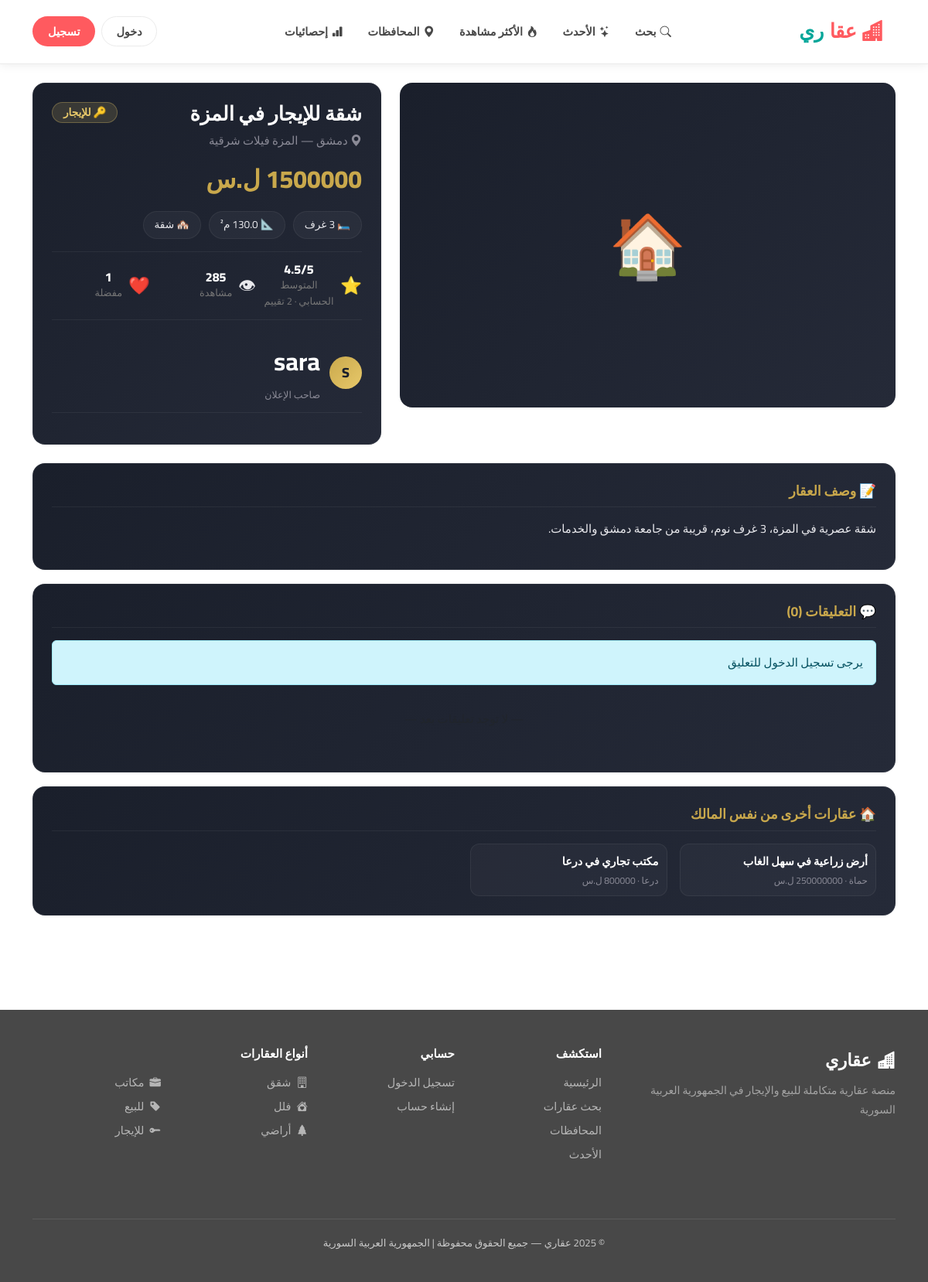
Page /property/2/ on the committed database.
### properties/models.py (models this page shows, shortened)
class Property(models.Model):
    PROPERTY_TYPES = [
        ('apartment', 'شقة'),
        ('villa',     'فيلا'),
        ('land',      'أرض'),
        ('office',    'مكتب'),
        ('shop',      'محل تجاري'),
        ('building',  'عمارة'),
    ]
    STATUS = [
        ('sale', 'للبيع'),
        ('rent', 'للإيجار'),
    ]
    AD_STATE = [
        ('draft',     'مسودة'),
        ('published', 'منشور'),
        ('archived',  'مؤرشف'),
    ]
    SYRIAN_GOVERNORATES = [
        ('دمشق',         'دمشق'),
        ('ريف دمشق',     'ريف دمشق'),
        ('حلب',          'حلب'),
        ('حمص',          'حمص'),
        ('حماة',         'حماة'),
        ('اللاذقية',     'اللاذقية'),
        ('طرطوس',        'طرطوس'),
        ('إدلب',         'إدلب'),
        ('درعا',         'درعا'),
        ('السويداء',     'السويداء'),
        ('القنيطرة',     'القنيطرة'),
        ('دير الزور',    'دير الزور'),
        ('الحسكة',       'الحسكة'),
        ('الرقة',        'الرقة'),
    ]
    owner         = models.ForeignKey(User, on_delete=models.CASCADE, related_name='owned_properties')
    title         = models.CharField(max_length=200)
    description   = models.TextField()
    price         = models.DecimalField(max_digits=12, decimal_places=2)
    city          = models.CharField(max_length=100, choices=SYRIAN_GOVERNORATES)
    address       = models.CharField(max_length=300)
    area          = models.FloatField()
    rooms         = models.IntegerField()
    property_type = models.CharField(max_length=50, choices=PROPERTY_TYPES)
    status        = models.CharField(max_length=10, choices=STATUS)
    image         = models.ImageField(upload_to='properties/', blank=True, null=True)
    is_active     = models.BooleanField(default=True)
    ad_state      = models.CharField(max_length=20, choices=AD_STATE, default='published')
    is_featured   = models.BooleanField(default=False)
    views_count   = models.IntegerField(default=0)
    created_at    = models.DateTimeField(auto_now_add=True)
    updated_at    = models.DateTimeField(auto_now=True)
    @property
    def avg_rating(self):
        ratings = self.rating_set.all()
        if not ratings:
            return 0
        return round(sum(r.score for r in ratings) / len(ratings), 1)
    @property
    def ratings_count(self):
        return self.rating_set.count()
    @property
    def favorites_count(self):
        return self.favorite_set.count()

class Rating(models.Model):
    user     = models.ForeignKey(User, on_delete=models.CASCADE)
    property = models.ForeignKey(Property, on_delete=models.CASCADE)
    score    = models.IntegerField(choices=[(i, i) for i in range(1, 6)])
    created_at = models.DateTimeField(auto_now_add=True)
    class Meta:
        unique_together = ('user', 'property')

### properties/views.py (the view)
# urls.py: path('property/<int:pk>/',            views.property_detail,  name='detail'),
def property_detail(request, pk):
    property = get_object_or_404(Property, pk=pk)
    property.views_count += 1
    property.save()
    is_favorite = False
    user_rating = None
    if request.user.is_authenticated:
        is_favorite = Favorite.objects.filter(user=request.user, property=property).exists()
        user_rating = Rating.objects.filter(user=request.user, property=property).first()
        RecentView.objects.update_or_create(user=request.user, property=property)
    other_properties = Property.objects.filter(owner=property.owner, is_active=True).exclude(pk=pk)[:4]
    comments = Comment.objects.filter(property=property, parent__isnull=True).order_by('-created_at')
    return render(request, 'properties/detail.html', {
        'property': property,
        'is_favorite': is_favorite,
        'user_rating': user_rating,
        'other_properties': other_properties,
        'comments': comments,
    })

### templates/properties/detail.html (shortened to what this page needs)
{% extends 'base.html' %}
{% block content %}
<div class="container py-4">
  <div class="row g-4 mb-4">
    <div class="col-lg-7">
      {% if property.image %}
        <img src="{{ property.image.url }}" class="property-hero-img w-100" alt="{{ property.title }}">
      {% else %}
        <div class="property-hero-placeholder">🏠</div>
      {% endif %}
    </div>
    <div class="col-lg-5">
      <div class="detail-info-card">
        <div class="d-flex justify-content-between align-items-start mb-2">
          <h2 class="prop-title">{{ property.title }}</h2>
          <span class="badge badge-{{ property.status }}">
            {% if property.status == 'sale' %}🏷️ للبيع{% else %}🔑 للإيجار{% endif %}
          </span>
        </div>
        <p class="prop-location"><i class="bi bi-geo-alt-fill"></i> {{ property.city }} — {{ property.address }}</p>
        <p class="prop-price-big">{{ property.price|floatformat:0 }} ل.س</p>
        <div class="prop-features-row">
          <div class="feature-pill">🛏️ {{ property.rooms }} غرف</div>
          <div class="feature-pill">📐 {{ property.area }} م²</div>
          <div class="feature-pill">🏘️ {{ property.get_property_type_display }}</div>
        </div>
        <div class="prop-stats">
          <div class="stat-item">
            <div class="stat-icon">⭐</div>
            <div>
              <div class="stat-value">{{ property.avg_rating }}/5</div>
              <div class="stat-label">المتوسط الحسابي · {{ property.ratings_count }} تقييم</div>
            </div>
          </div>
          <div class="stat-item">
            <div class="stat-icon">👁</div>
            <div>
              <div class="stat-value">{{ property.views_count }}</div>
              <div class="stat-label">مشاهدة</div>
            </div>
          </div>
          <div class="stat-item">
            <div class="stat-icon">❤️</div>
            <div>
              <div class="stat-value">{{ property.favorites_count }}</div>
              <div class="stat-label">مفضلة</div>
            </div>
          </div>
        </div>
        <div class="owner-strip">
          <a href="{% url 'owner_profile' property.owner.username %}" class="owner-link">
            <div class="owner-avatar-mini">{{ property.owner.username|first|upper }}</div>
            <div>
              <div class="owner-name">{{ property.owner.username }}</div>
              <div class="owner-sub">صاحب الإعلان</div>
            </div>
          </a>
        </div>
      </div>
    </div>
  </div>
  <div class="card-block">
    <h3 class="section-title">📝 وصف العقار</h3>
    <p class="prop-description">{{ property.description|linebreaks }}</p>
  </div>
  <div class="card-block">
    <h3 class="section-title">💬 التعليقات ({{ comments|length }})</h3>
    {% if user.is_authenticated %}
    <form method="post" action="{% url 'add_comment' property.pk %}" class="comment-form mb-4">
      {% csrf_token %}
      <textarea name="text" rows="3" class="form-control" placeholder="اكتب تعليقك..." required></textarea>
      <button type="submit" class="btn btn-primary mt-2">💬 نشر التعليق</button>
    </form>
    {% else %}
      <p class="alert alert-info">يرجى <a href="{% url 'login' %}">تسجيل الدخول</a> للتعليق</p>
    {% endif %}
    {% for comment in comments %}
    <div class="comment-block">
      <div class="comment-header">
        <div class="comment-avatar">{{ comment.user.username|first|upper }}</div>
        <div class="flex-grow-1">
          <strong>{{ comment.user.username }}</strong>
          <small class="text-muted ms-2">{{ comment.created_at|timesince }} مضت</small>
        </div>
        {% if user == comment.user or user == property.owner %}
          <a href="{% url 'delete_comment' comment.id %}" class="btn-delete-comment" title="حذف">🗑️</a>
        {% endif %}
      </div>
      <p class="comment-text">{{ comment.text }}</p>
      {% if user.is_authenticated %}
      <details class="comment-reply">
        <summary class="reply-toggle">💬 رد</summary>
        <form method="post" action="{% url 'add_comment' property.pk %}" class="mt-2">
          {% csrf_token %}
          <input type="hidden" name="parent_id" value="{{ comment.id }}">
          <textarea name="text" rows="2" class="form-control" placeholder="اكتب ردك..." required></textarea>
          <button type="submit" class="btn btn-sm btn-primary mt-2">إرسال</button>
        </form>
      </details>
      {% endif %}
      {% for reply in comment.replies.all %}
      <div class="comment-reply-block">
        <div class="comment-header">
          <div class="comment-avatar small">{{ reply.user.username|first|upper }}</div>
          <div class="flex-grow-1">
            <strong>{{ reply.user.username }}</strong>
            <small class="text-muted ms-2">{{ reply.created_at|timesince }} مضت</small>
          </div>
          {% if user == reply.user or user == property.owner %}
            <a href="{% url 'delete_comment' reply.id %}" class="btn-delete-comment" title="حذف">🗑️</a>
          {% endif %}
        </div>
        <p class="comment-text">{{ reply.text }}</p>
      </div>
      {% endfor %}
    </div>
    {% empty %}
    <p class="text-muted text-center py-3">— لا توجد تعليقات بعد —</p>
    {% endfor %}
  </div>
  {% if other_properties %}
  <div class="card-block">
    <h3 class="section-title">🏠 عقارات أخرى من نفس المالك</h3>
    <div class="row g-3">
      {% for p in other_properties %}
      <div class="col-md-3">
        <a href="{% url 'detail' p.pk %}" class="text-decoration-none">
          <div class="mini-prop-card">
            <div class="mini-prop-body">
              <div class="mini-prop-title">{{ p.title|truncatechars:25 }}</div>
              <div class="mini-prop-meta">{{ p.city }} · {{ p.price|floatformat:0 }} ل.س</div>
            </div>
          </div>
        </a>
      </div>
      {% endfor %}
    </div>
  </div>
  {% endif %}
</div>
{% endblock %}

### static/css/style.css (style rules this page uses)
:root { --primary: #FF5A5F; --secondary: #00A699; --accent: #FC642D; --dark: #484848; --gray: #767676; --light-gray: #F7F7F7; --white: #FFFFFF; --border: #EBEBEB; --shadow: 0 2px 16px rgba(0,0,0,0.12); --shadow-hover:0 6px 28px rgba(0,0,0,0.18); --radius: 16px; --radius-sm: 8px; --transition: all 0.3s ease; }
* { margin: 0; padding: 0; box-sizing: border-box; }
body { font-family: 'Cairo', sans-serif; background-color: var(--white); color: var(--dark); direction: rtl; font-size: 15px; line-height: 1.6; }
a { text-decoration: none; color: inherit; transition: var(--transition); }
.stat-item { text-align: center; }
.stat-item .stat-label { font-size: 0.8rem; color: var(--gray); }
.badge-rent { background: rgba(255,90,95,0.1); color: var(--primary); }
.owner-name { font-size: 2rem; font-weight: 800; color: white; margin-bottom: 8px; display: flex; align-items: center; gap: 10px; flex-wrap: wrap; }

### templates/properties/detail.html (style rules this page uses)
.property-hero-img,.property-hero-placeholder { border-radius:16px;height:420px;object-fit:cover;background:linear-gradient(135deg,#1A1F2B,#252A38);display:flex;align-items:center;justify-content:center;font-size:80px;color:#5A5A66 }
.detail-info-card { background:linear-gradient(135deg,#1A1F2B,#252A38);border:1px solid rgba(255,255,255,0.06);border-radius:16px;padding:24px;color:#E8E8EC }
.prop-title { color:#FFF;font-size:1.6rem;font-weight:800;margin:0 }
.prop-location { color:#8A8A96;margin:8px 0 12px }
.prop-price-big { color:#C9A84C;font-size:2rem;font-weight:800;margin-bottom:16px }
.badge-rent { background:rgba(232,201,106,0.15);color:#E8C96A;border:1px solid rgba(232,201,106,0.3);padding:6px 14px;border-radius:20px;font-size:0.85rem;font-weight:700 }
.prop-features-row { display:flex;gap:10px;flex-wrap:wrap;margin-bottom:16px }
.feature-pill { background:rgba(255,255,255,0.04);border:1px solid rgba(255,255,255,0.06);padding:6px 14px;border-radius:20px;font-size:0.85rem;color:#E8E8EC }
.prop-stats { display:grid;grid-template-columns:repeat(3,1fr);gap:10px;padding:14px 0;border-top:1px solid rgba(255,255,255,0.06);border-bottom:1px solid rgba(255,255,255,0.06);margin:16px 0 }
.stat-item { display:flex;align-items:center;gap:8px }
.stat-icon { font-size:1.4rem }
.stat-value { font-size:1rem;font-weight:800;color:#FFF;line-height:1 }
.stat-label { font-size:0.7rem;color:#8A8A96;margin-top:2px }
.owner-strip { padding:12px 0;border-bottom:1px solid rgba(255,255,255,0.06);margin-bottom:16px }
.owner-link { display:flex;align-items:center;gap:12px;text-decoration:none;color:inherit }
.owner-avatar-mini { width:42px;height:42px;border-radius:50%;background:linear-gradient(135deg,#C9A84C,#E8C96A);color:#1A1F2B;display:flex;align-items:center;justify-content:center;font-weight:800;font-size:1.1rem }
.owner-name { font-weight:700;color:#FFF }
.owner-sub { font-size:0.78rem;color:#8A8A96 }
.card-block { background:linear-gradient(135deg,#1A1F2B,#252A38);border:1px solid rgba(255,255,255,0.06);border-radius:16px;padding:24px;margin-bottom:18px;color:#E8E8EC }
.section-title { color:#C9A84C;font-size:1.1rem;font-weight:700;margin:0 0 16px;padding-bottom:10px;border-bottom:1px solid rgba(255,255,255,0.06) }
.prop-description { color:#C0C0CC;line-height:1.8 }
.mini-prop-card { background:rgba(255,255,255,0.03);border:1px solid rgba(255,255,255,0.06);border-radius:12px;overflow:hidden;transition:all .2s }
.mini-prop-body { padding:10px }
.mini-prop-title { color:#FFF;font-weight:700;font-size:0.9rem;margin-bottom:4px }
.mini-prop-meta { color:#8A8A96;font-size:0.75rem }

### rows in the picture
Property: title "شقة للإيجار في المزة", city "دمشق", address "المزة فيلات شرقية", property_type "شقة", avg_rating "4.5", ratings_count "2", views_count "285", favorites_count "1", owner.username|first "S", owner.username "sara", description "شقة عصرية في المزة، 3 غرف نوم، قريبة من جامعة دمشق والخدمات."
Property: title "أرض زراعية في سهل الغاب", city "حماة"
Property: title "مكتب تجاري في درعا", city "درعا", price "800000"

### other values in the picture
{{ comments|length }} "0"
